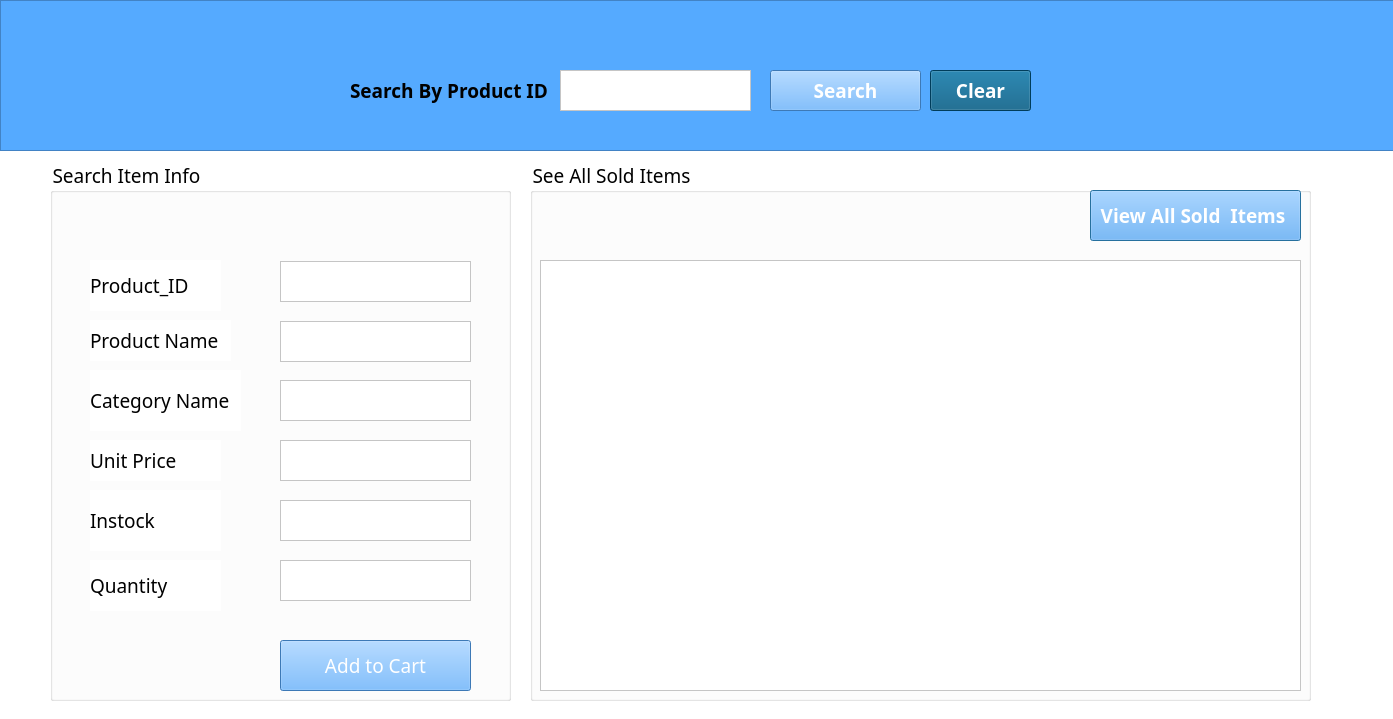
<?xml version="1.0" encoding="UTF-8"?>
<ui version="4.0">
 <class>Dialog</class>
 <widget class="QDialog" name="Dialog">
  <property name="geometry">
   <rect>
    <x>0</x>
    <y>0</y>
    <width>1393</width>
    <height>719</height>
   </rect>
  </property>
  <property name="font">
   <font>
    <family>Book Antiqua</family>
    <pointsize>14</pointsize>
    <weight>75</weight>
    <bold>true</bold>
   </font>
  </property>
  <property name="windowTitle">
   <string>Dialog</string>
  </property>
  <property name="styleSheet">
   <string notr="true">background-color: rgb(255, 255, 255);</string>
  </property>
  <widget class="QGroupBox" name="groupBox_2">
   <property name="geometry">
    <rect>
     <x>530</x>
     <y>160</y>
     <width>781</width>
     <height>541</height>
    </rect>
   </property>
   <property name="font">
    <font>
     <family>Book Antiqua</family>
     <pointsize>14</pointsize>
     <weight>50</weight>
     <bold>false</bold>
    </font>
   </property>
   <property name="styleSheet">
    <string notr="true">background-color: rgb(255, 255, 255);</string>
   </property>
   <property name="title">
    <string>See All Sold Items</string>
   </property>
   <widget class="QTableView" name="tableView">
    <property name="geometry">
     <rect>
      <x>10</x>
      <y>100</y>
      <width>761</width>
      <height>431</height>
     </rect>
    </property>
   </widget>
   <widget class="QPushButton" name="viewbtn">
    <property name="geometry">
     <rect>
      <x>560</x>
      <y>30</y>
      <width>211</width>
      <height>51</height>
     </rect>
    </property>
    <property name="font">
     <font>
      <family>Book Antiqua</family>
      <pointsize>14</pointsize>
      <weight>75</weight>
      <bold>true</bold>
     </font>
    </property>
    <property name="styleSheet">
     <string notr="true">color: rgb(255, 255, 255);
background-color: rgb(85, 170, 255);</string>
    </property>
    <property name="text">
     <string>View All Sold  Items </string>
    </property>
   </widget>
   <widget class="QLabel" name="label">
    <property name="geometry">
     <rect>
      <x>-220</x>
      <y>90</y>
      <width>161</width>
      <height>41</height>
     </rect>
    </property>
    <property name="font">
     <font>
      <family>Book Antiqua</family>
      <pointsize>12</pointsize>
      <weight>75</weight>
      <bold>true</bold>
     </font>
    </property>
    <property name="styleSheet">
     <string notr="true">color: rgb(255, 255, 255);</string>
    </property>
    <property name="text">
     <string>Search By Product ID</string>
    </property>
   </widget>
  </widget>
  <widget class="QGroupBox" name="groupBox">
   <property name="geometry">
    <rect>
     <x>50</x>
     <y>160</y>
     <width>461</width>
     <height>541</height>
    </rect>
   </property>
   <property name="font">
    <font>
     <family>Book Antiqua</family>
     <pointsize>14</pointsize>
     <weight>9</weight>
     <italic>false</italic>
     <bold>false</bold>
    </font>
   </property>
   <property name="styleSheet">
    <string notr="true">background-color: rgb(0, 85, 127);
font: 75 14pt &quot;Book Antiqua&quot;;
background-color: rgb(255, 255, 255);</string>
   </property>
   <property name="title">
    <string>Search Item Info</string>
   </property>
   <widget class="QLabel" name="label_2">
    <property name="geometry">
     <rect>
      <x>40</x>
      <y>100</y>
      <width>131</width>
      <height>51</height>
     </rect>
    </property>
    <property name="font">
     <font>
      <family>Book Antiqua</family>
      <pointsize>14</pointsize>
      <weight>9</weight>
      <italic>false</italic>
      <bold>false</bold>
     </font>
    </property>
    <property name="text">
     <string>Product_ID</string>
    </property>
   </widget>
   <widget class="QLabel" name="label_3">
    <property name="geometry">
     <rect>
      <x>40</x>
      <y>160</y>
      <width>141</width>
      <height>41</height>
     </rect>
    </property>
    <property name="font">
     <font>
      <family>Book Antiqua</family>
      <pointsize>14</pointsize>
      <weight>9</weight>
      <italic>false</italic>
      <bold>false</bold>
     </font>
    </property>
    <property name="text">
     <string>Product Name</string>
    </property>
   </widget>
   <widget class="QLabel" name="label_4">
    <property name="geometry">
     <rect>
      <x>40</x>
      <y>280</y>
      <width>131</width>
      <height>41</height>
     </rect>
    </property>
    <property name="font">
     <font>
      <family>Book Antiqua</family>
      <pointsize>14</pointsize>
      <weight>9</weight>
      <italic>false</italic>
      <bold>false</bold>
     </font>
    </property>
    <property name="text">
     <string>Unit Price</string>
    </property>
   </widget>
   <widget class="QLabel" name="label_5">
    <property name="geometry">
     <rect>
      <x>40</x>
      <y>330</y>
      <width>131</width>
      <height>61</height>
     </rect>
    </property>
    <property name="font">
     <font>
      <family>Book Antiqua</family>
      <pointsize>14</pointsize>
      <weight>9</weight>
      <italic>false</italic>
      <bold>false</bold>
     </font>
    </property>
    <property name="text">
     <string>Instock</string>
    </property>
   </widget>
   <widget class="QLabel" name="label_6">
    <property name="geometry">
     <rect>
      <x>40</x>
      <y>400</y>
      <width>131</width>
      <height>51</height>
     </rect>
    </property>
    <property name="font">
     <font>
      <family>Book Antiqua</family>
      <pointsize>14</pointsize>
      <weight>9</weight>
      <italic>false</italic>
      <bold>false</bold>
     </font>
    </property>
    <property name="text">
     <string>Quantity</string>
    </property>
   </widget>
   <widget class="QPlainTextEdit" name="pidtxt">
    <property name="geometry">
     <rect>
      <x>230</x>
      <y>101</y>
      <width>191</width>
      <height>41</height>
     </rect>
    </property>
   </widget>
   <widget class="QPlainTextEdit" name="pnametxt">
    <property name="geometry">
     <rect>
      <x>230</x>
      <y>161</y>
      <width>191</width>
      <height>41</height>
     </rect>
    </property>
   </widget>
   <widget class="QPlainTextEdit" name="pricetxt">
    <property name="geometry">
     <rect>
      <x>230</x>
      <y>280</y>
      <width>191</width>
      <height>41</height>
     </rect>
    </property>
   </widget>
   <widget class="QPlainTextEdit" name="stocktxt">
    <property name="geometry">
     <rect>
      <x>230</x>
      <y>340</y>
      <width>191</width>
      <height>41</height>
     </rect>
    </property>
   </widget>
   <widget class="QPlainTextEdit" name="qtytxt">
    <property name="geometry">
     <rect>
      <x>230</x>
      <y>400</y>
      <width>191</width>
      <height>41</height>
     </rect>
    </property>
   </widget>
   <widget class="QPushButton" name="addcartbtn">
    <property name="enabled">
     <bool>true</bool>
    </property>
    <property name="geometry">
     <rect>
      <x>230</x>
      <y>480</y>
      <width>191</width>
      <height>51</height>
     </rect>
    </property>
    <property name="font">
     <font>
      <family>Book Antiqua</family>
      <pointsize>14</pointsize>
      <weight>9</weight>
      <italic>false</italic>
      <bold>false</bold>
     </font>
    </property>
    <property name="styleSheet">
     <string notr="true">color: rgb(255, 255, 255);
background-color: rgb(85, 170, 255);</string>
    </property>
    <property name="text">
     <string>Add to Cart</string>
    </property>
   </widget>
   <widget class="QLabel" name="label_7">
    <property name="geometry">
     <rect>
      <x>40</x>
      <y>210</y>
      <width>151</width>
      <height>61</height>
     </rect>
    </property>
    <property name="font">
     <font>
      <family>Book Antiqua</family>
      <pointsize>14</pointsize>
      <weight>9</weight>
      <italic>false</italic>
      <bold>false</bold>
     </font>
    </property>
    <property name="text">
     <string>Category Name</string>
    </property>
   </widget>
   <widget class="QPlainTextEdit" name="categorytxt">
    <property name="geometry">
     <rect>
      <x>230</x>
      <y>220</y>
      <width>191</width>
      <height>41</height>
     </rect>
    </property>
   </widget>
  </widget>
  <widget class="QFrame" name="frame">
   <property name="geometry">
    <rect>
     <x>0</x>
     <y>0</y>
     <width>1401</width>
     <height>151</height>
    </rect>
   </property>
   <property name="styleSheet">
    <string notr="true">background-color: rgb(85, 170, 255);</string>
   </property>
   <property name="frameShape">
    <enum>QFrame::StyledPanel</enum>
   </property>
   <property name="frameShadow">
    <enum>QFrame::Raised</enum>
   </property>
   <widget class="QLabel" name="datetimelbl">
    <property name="geometry">
     <rect>
      <x>1140</x>
      <y>30</y>
      <width>251</width>
      <height>41</height>
     </rect>
    </property>
    <property name="font">
     <font>
      <family>Book Antiqua</family>
      <pointsize>14</pointsize>
      <weight>75</weight>
      <bold>true</bold>
     </font>
    </property>
    <property name="styleSheet">
     <string notr="true">color: rgb(255, 255, 255);</string>
    </property>
    <property name="text">
     <string/>
    </property>
   </widget>
   <widget class="QPlainTextEdit" name="searchtxt">
    <property name="geometry">
     <rect>
      <x>560</x>
      <y>70</y>
      <width>191</width>
      <height>41</height>
     </rect>
    </property>
    <property name="font">
     <font>
      <family>MS Shell Dlg 2</family>
      <pointsize>14</pointsize>
      <weight>75</weight>
      <bold>true</bold>
     </font>
    </property>
    <property name="styleSheet">
     <string notr="true">background-color: rgb(255, 255, 255);</string>
    </property>
   </widget>
   <widget class="QPushButton" name="searchbtn">
    <property name="geometry">
     <rect>
      <x>770</x>
      <y>70</y>
      <width>151</width>
      <height>41</height>
     </rect>
    </property>
    <property name="font">
     <font>
      <family>Book Antiqua</family>
      <pointsize>14</pointsize>
      <weight>75</weight>
      <bold>true</bold>
     </font>
    </property>
    <property name="styleSheet">
     <string notr="true">color: rgb(255, 255, 255);</string>
    </property>
    <property name="text">
     <string>Search</string>
    </property>
   </widget>
   <widget class="QPushButton" name="detailclearbtn">
    <property name="geometry">
     <rect>
      <x>930</x>
      <y>70</y>
      <width>101</width>
      <height>41</height>
     </rect>
    </property>
    <property name="font">
     <font>
      <family>Book Antiqua</family>
      <pointsize>14</pointsize>
      <weight>75</weight>
      <bold>true</bold>
     </font>
    </property>
    <property name="styleSheet">
     <string notr="true">background-color: rgb(0, 85, 255);
color: rgb(255, 255, 255);
background-color: rgb(0, 85, 127);</string>
    </property>
    <property name="text">
     <string>Clear</string>
    </property>
   </widget>
   <widget class="QLabel" name="cashierlbl">
    <property name="geometry">
     <rect>
      <x>10</x>
      <y>30</y>
      <width>291</width>
      <height>41</height>
     </rect>
    </property>
    <property name="font">
     <font>
      <family>Book Antiqua</family>
      <pointsize>14</pointsize>
      <weight>75</weight>
      <bold>true</bold>
     </font>
    </property>
    <property name="styleSheet">
     <string notr="true">color: rgb(255, 255, 255);</string>
    </property>
    <property name="text">
     <string/>
    </property>
    <property name="alignment">
     <set>Qt::AlignCenter</set>
    </property>
   </widget>
   <widget class="QLabel" name="label_8">
    <property name="geometry">
     <rect>
      <x>350</x>
      <y>70</y>
      <width>201</width>
      <height>41</height>
     </rect>
    </property>
    <property name="font">
     <font>
      <family>Book Antiqua</family>
      <pointsize>14</pointsize>
      <weight>75</weight>
      <bold>true</bold>
     </font>
    </property>
    <property name="text">
     <string>Search By Product ID</string>
    </property>
   </widget>
  </widget>
 </widget>
 <resources/>
 <connections/>
</ui>
